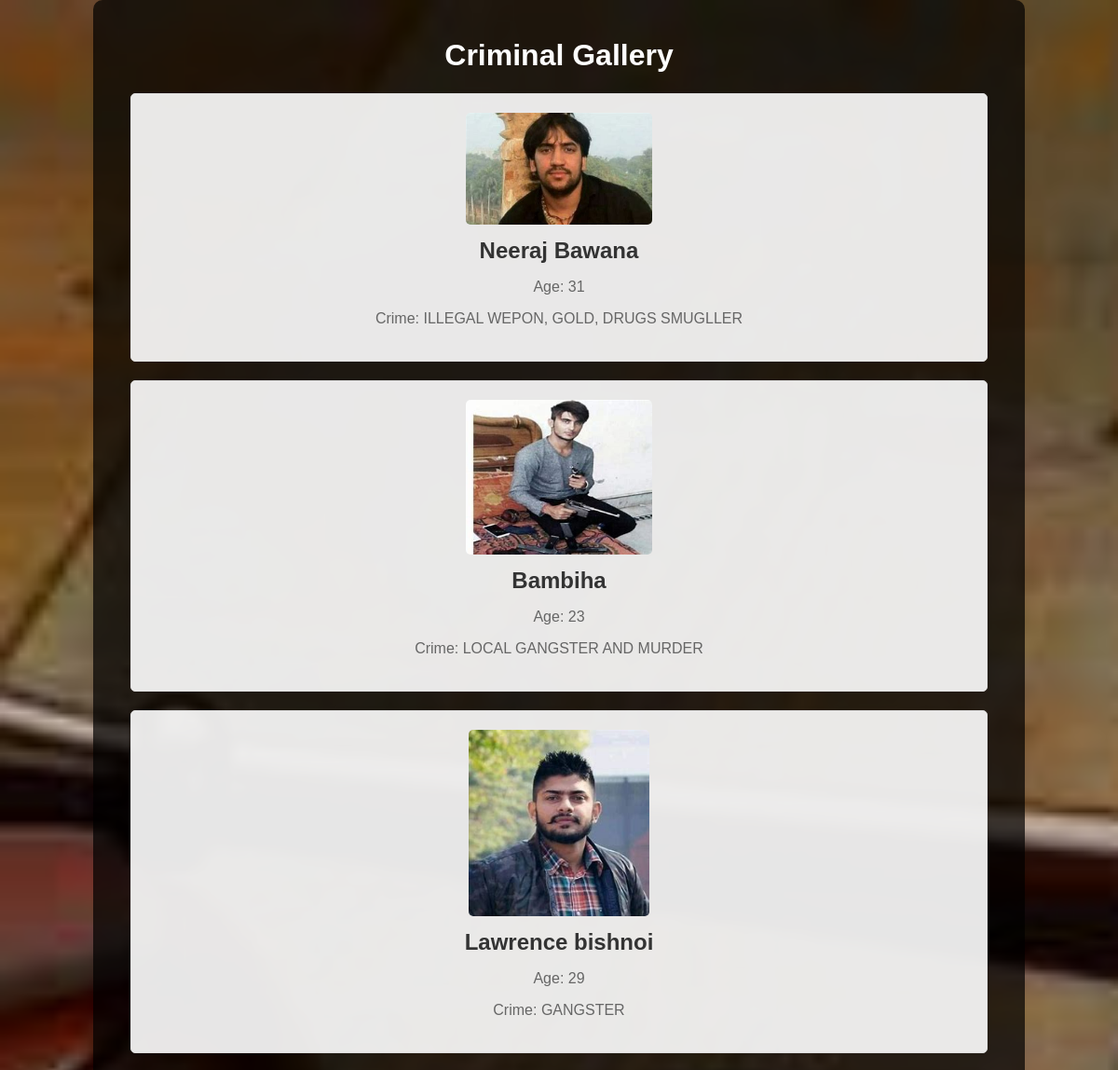
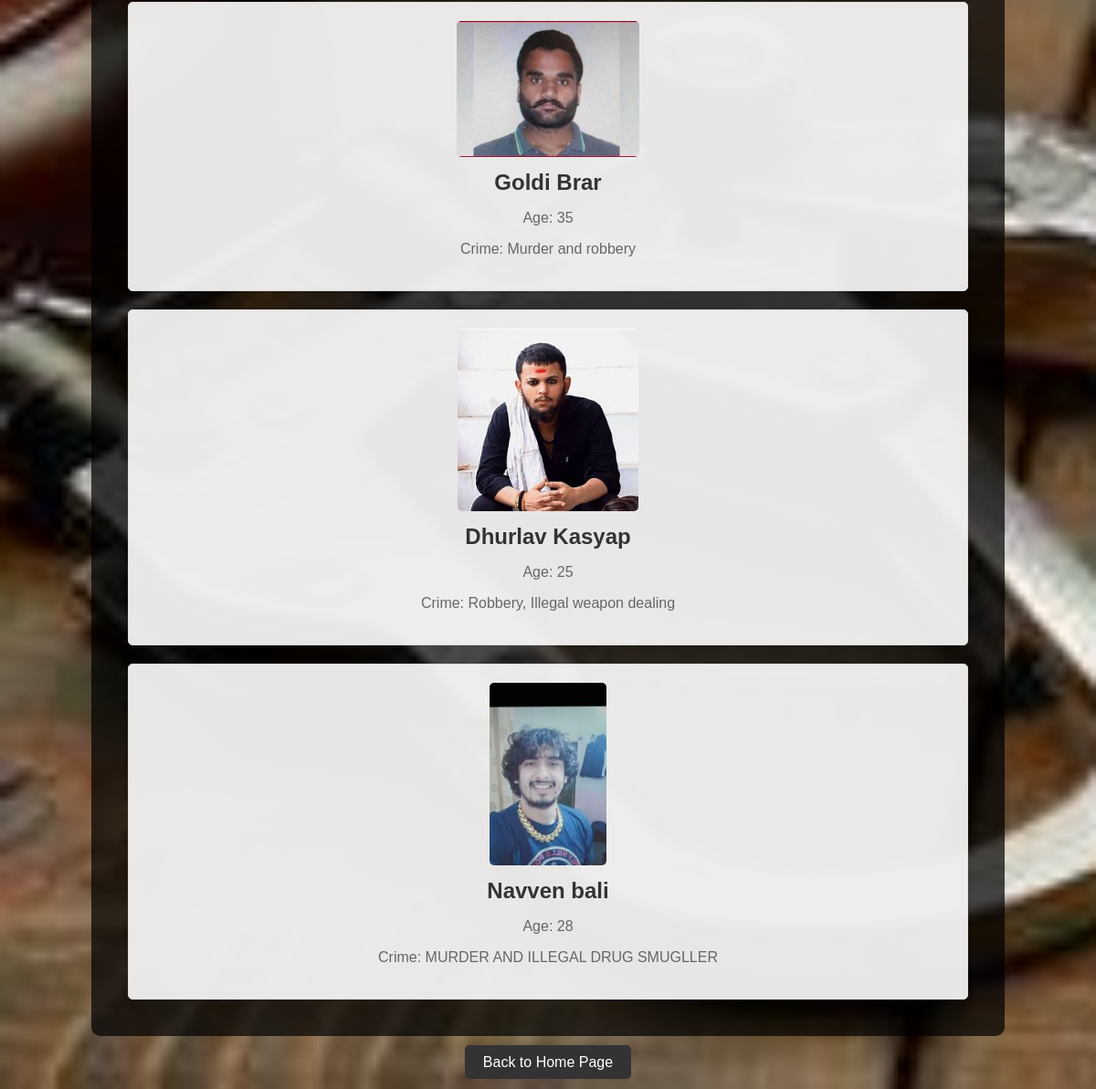
The page / on the database its author committed (2 pictures, top to bottom).
### tables this page shows
CREATE TABLE `criminals` (
  `id` int(11) NOT NULL,
  `name` varchar(255) NOT NULL,
  `age` int(11) NOT NULL,
  `crime` varchar(255) NOT NULL,
  `photo` varchar(255) NOT NULL,
  `created_at` datetime NOT NULL DEFAULT current_timestamp() ON UPDATE current_timestamp(),
  `video` varchar(255) NOT NULL
);

### index.php (the view, shortened to what this page needs)
<?php
$conn = new mysqli('localhost', 'root', '', 'crime report');
$sql = "SELECT * FROM criminals ORDER BY created_at DESC";
$result = $conn->query($sql);
?>
<!DOCTYPE html>
<html lang="en">
<head>
</head>
<body>
    <div class="container">
        <h1>Criminal Gallery</h1>
        <?php while ($row = $result->fetch_assoc()): ?>
            <div class="criminal">
                <?php
                $imagePath = "uploads/" . $row['photo'];
                $placeholderPath = "uploads/placeholder.png";
                if (file_exists($imagePath)):
                ?>
                    <img src="<?php echo $imagePath; ?>" alt="<?php echo $row['name']; ?>">
                <?php else: ?>
                    <img src="<?php echo $placeholderPath; ?>" alt="Image not available">
                    <p style="color: red;">Image not found: <?php echo $imagePath; ?></p>
                <?php endif; ?>
                <h2><?php echo $row['name']; ?></h2>
                <p>Age: <?php echo $row['age']; ?></p>
                <p>Crime: <?php echo $row['crime']; ?></p>
            </div>
        <?php endwhile; ?>
    </div>
    <div class="back-button">
        <a href="index.html">Back to Home Page</a>
    </div>
</body>
</html>

### index.php (style rules this page uses)
body { font-family: Arial, sans-serif; background: url('uploads/image2.jpg') no-repeat center center fixed; background-size: cover; margin: 0; padding: 0; color: #fff; }
.container { width: 80%; margin: 0 auto; overflow: hidden; background: rgba(0, 0, 0, 0.7); padding: 20px; border-radius: 10px; }
h1 { text-align: center; color: #fff; }
.criminal { background: rgba(255, 255, 255, 0.9); margin: 20px; padding: 20px; border: 1px solid #ddd; border-radius: 5px; box-shadow: 0 0 10px rgba(0, 0, 0, 0.1); text-align: center; color: #333; }
.criminal img { max-width: 200px; max-height: 200px; height: auto; border-radius: 5px; }
.criminal h2 { color: #333; margin: 10px 0; }
.criminal p { color: #666; }
.back-button { text-align: center; margin: 20px; }
.back-button a { text-decoration: none; color: #fff; background-color: #333; padding: 10px 20px; border-radius: 5px; transition: background-color 0.3s ease; }

### rows shown on the page
criminals: photo (picture), name "Neeraj Bawana", age "31", crime "ILLEGAL WEPON, GOLD, DRUGS SMUGLLER"
criminals: photo (picture), name "Bambiha", age "23", crime "LOCAL GANGSTER AND MURDER"
criminals: photo (picture), name "Lawrence bishnoi", age "29", crime "GANGSTER"
criminals: photo (picture), name "Goldi Brar", age "35", crime "Murder and robbery"
criminals: photo (picture), name "Dhurlav Kasyap", age "25", crime "Robbery, Illegal weapon dealing"
criminals: photo (picture), name "Navven bali", age "28", crime "MURDER AND ILLEGAL DRUG SMUGLLER"
